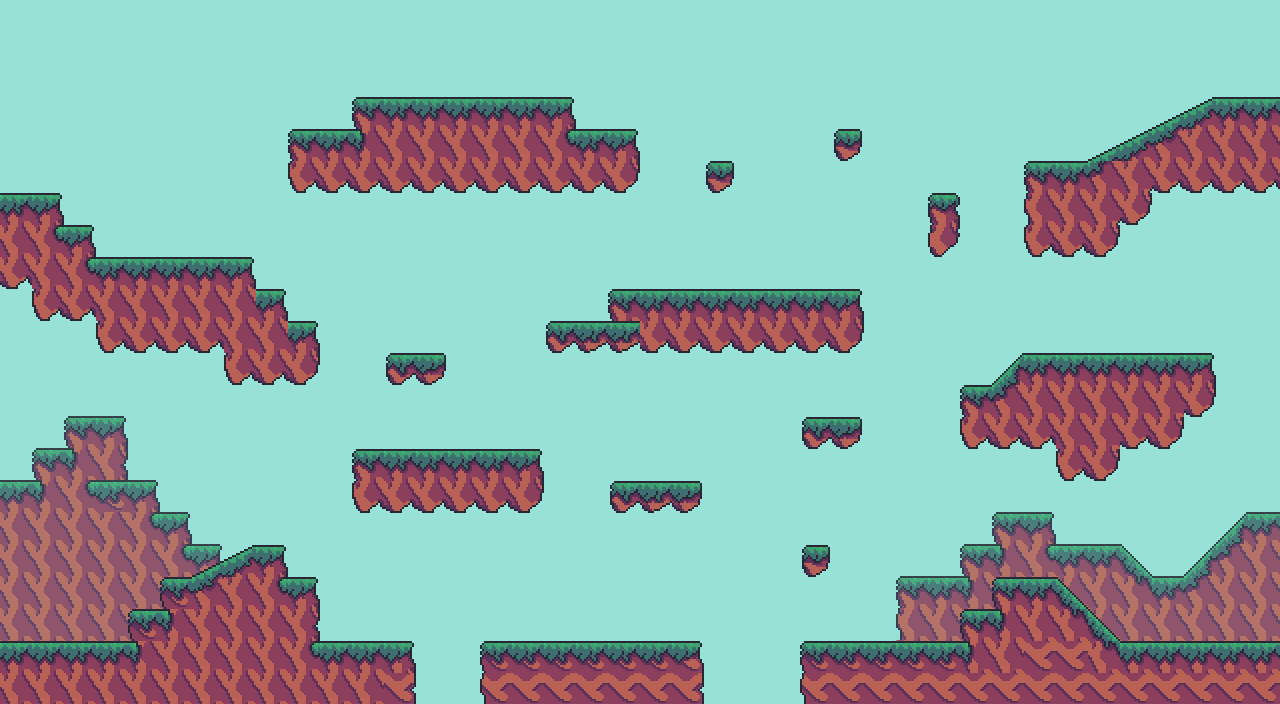

Below is a game level as drawn by its tile map, then a one-line description and the .tmx that defines it (tile-layer data replaced by summaries):
An orthogonal 40x22 tile map with 32x32 px tiles, 3 tile layers (background, Capa de patrones 3, platforms) and 19 objects (player1spawn, player2spawn, aspersor3, aspersor1, aspersor2, ...).

<map version="1.10" tiledversion="1.10.2" orientation="orthogonal" renderorder="right-down" width="40" height="22" tilewidth="32" tileheight="32" infinite="0" nextlayerid="10" nextobjectid="68">
 <tileset firstgid="1" source="morning_adventures_tileset_32.tsx" />
 <layer id="3" name="background" width="40" height="22">
  <data>[880 cells, 880 non-empty, 1 distinct tile ids]</data>
 </layer>
 <layer id="4" name="Capa de patrones 3" width="40" height="22" opacity="0.87">
  <data>[880 cells, 107 non-empty, 15 distinct tile ids]</data>
 </layer>
 <layer id="1" name="platforms" width="40" height="22" offsetx="0.666667" offsety="1">
  <data>[880 cells, 243 non-empty, 31 distinct tile ids]</data>
 </layer>
 <objectgroup id="5" name="player">
  <object id="4" name="player1spawn" x="80.6667" y="634.667">
   <properties>
    <property name="player_id" value="player1" />
   </properties>
   <point />
  </object>
  <object id="5" name="player2spawn" x="1200" y="634">
   <properties>
    <property name="player_id" value="player2" />
   </properties>
   <point />
  </object>
 </objectgroup>
 <objectgroup id="6" name="collectible">
  <object id="6" x="175.333" y="209.333" />
  <object id="11" x="848" y="80" />
  <object id="13" x="1070.67" y="109.333" />
  <object id="14" x="1202" y="270.667" />
  <object id="15" x="914" y="528.667" />
  <object id="16" x="720" y="430" />
  <object id="19" x="447.333" y="577.333" />
  <object id="20" x="208" y="495.333" />
  <object id="21" x="481.333" y="256" />
  <object id="23" x="464.5" y="47" />
 </objectgroup>
 <objectgroup id="8" name="enemy">
  <object id="60" name="aspersor3" x="719" y="271" visible="0">
   <properties>
    <property name="enemy_id" value="aspersor3" />
   </properties>
  </object>
  <object id="62" name="aspersor1" x="177" y="246" visible="0">
   <properties>
    <property name="enemy_id" value="aspersor1" />
   </properties>
  </object>
  <object id="64" name="aspersor2" x="479" y="437" visible="0">
   <properties>
    <property name="enemy_id" value="aspersor2" />
   </properties>
  </object>
  <object id="65" name="aspersor4" x="1121" y="341" visible="0">
   <properties>
    <property name="enemy_id" value="aspersor 4" />
   </properties>
  </object>
  <object id="66" name="frisbee1" x="12" y="111" visible="0">
   <properties>
    <property name="enemy_id" value="frisbee1" />
   </properties>
  </object>
  <object id="67" name="frisbee2" x="14" y="499" visible="0">
   <properties>
    <property name="enemy_id" value="frisbee2" />
   </properties>
  </object>
 </objectgroup>
 <objectgroup id="7" name="power up">
  <object id="59" name="powerup" x="720" y="223" />
 </objectgroup>
</map>